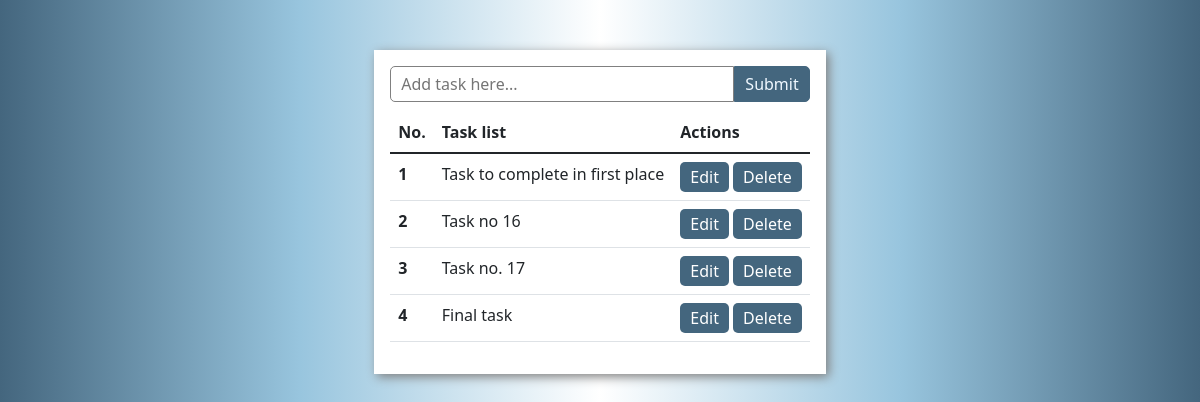
Before: / with the older database file.
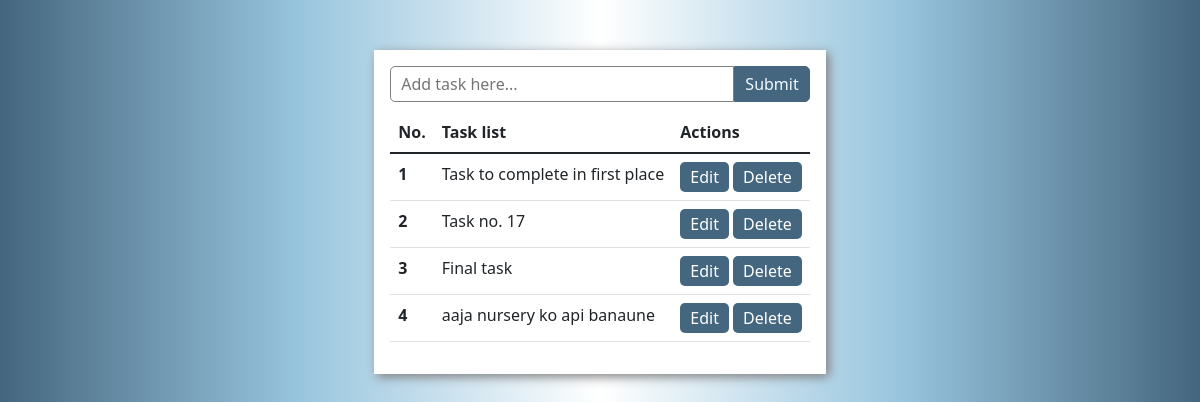
After: the same page with the newer database file.
### main_app/models.py (models this page shows, shortened)
class Todo(models.Model):
    title = models.CharField(max_length=150)
    description = models.CharField(max_length=500,blank=True)
    datetime = models.DateTimeField(auto_now_add=True)
    complete = models.BooleanField(default=False)
    class Meta:
        ordering = ['complete']

### main_app/views.py (the view)
# urls.py: path('',views.todoList,name='all_todo_list'),
def todoList(request):
    all_list = Todo.objects.all()
    form = TodoForm()
    if request.method == 'POST':
        obj = TodoForm(request.POST)
        if obj.is_valid():
            obj.save()
            return redirect('/')
    context = {
        'all_list':all_list,
        'form':form
    }
    return render(request,'index.html',context)

### main_app/forms.py
class TodoForm(ModelForm):
    title = forms.CharField(widget=forms.TextInput(attrs={'placeholder':'Add task here...'}))
    class Meta:
        model = Todo
        fields = '__all__'

### templates/index.html (shortened to what this page needs)
{% extends 'base.html' %}
{% block body %}
<form action="/" method="POST" class="bdr">
  <div class="d-flex w-100 flex-row align-items-center" style="width: 100%;">
    {{form.title}}
    <button type="submit" class="cs-create_btn">Submit</button>
  </div>
</form>
<table class="table">
  <thead>
  <tr>
    <th scope="col">No.</th>
    <th scope="col">Task list</th>
    <th scope="col">Actions</th>
  </tr>
</thead>
<tbody>
  {% for each in all_list %}
  <tr>
    <th scope="row">{{forloop.counter}}</th>
    <td>
      {% if each.complete == True %}
        <strike>{{each.title}}</strike>
      {% else %}
        {{each.title}}
      {% endif %}
    </td>
    <td>
      <button type="submit" class="cs-btn"><a href="{% url 'update_todo' each.id %}" class="url_txt">Edit</a></button>
      <button type="submit" class="cs-btn"><a href="{% url 'delete' each.id %}" class="url_txt">Delete</a></button>
    </td>
  </tr>
  {% endfor %}
</tbody>
</table>
{% endblock body %}

Changed rows visible on the page:
removed Todo: title "Task no 16"
added Todo: title "aaja nursery ko api banaune"
